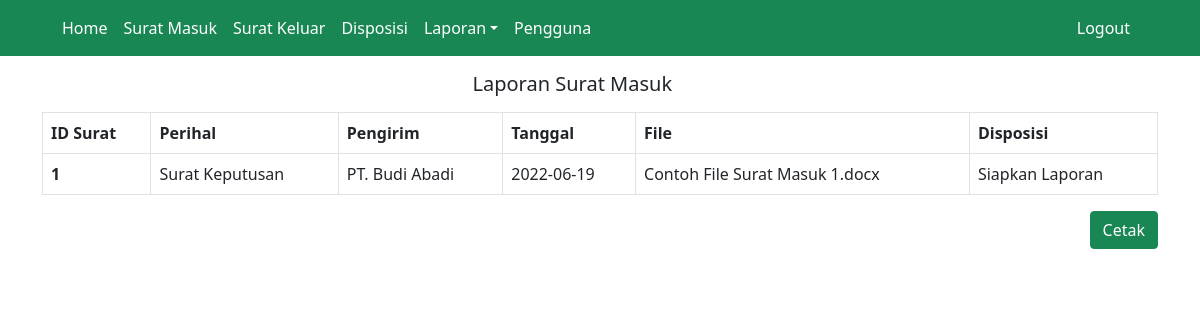
Screenshot of /master/laporan_surat_masuk.php with the database file from the repository.
### tables this page shows
CREATE TABLE `disposisi` (
  `idDisposisi` int(11) NOT NULL,
  `sifatDisposisi` varchar(15) DEFAULT NULL,
  `tanggalDisposisi` date DEFAULT NULL,
  `tujuanDisposisi` varchar(30) DEFAULT NULL,
  `keteranganDisposisi` varchar(100) DEFAULT NULL,
  `idSuratMasuk` int(11) NOT NULL
);

CREATE TABLE `surat_masuk` (
  `idSuratMasuk` int(11) NOT NULL,
  `perihalSuratMasuk` varchar(30) NOT NULL,
  `asalSuratMasuk` varchar(30) NOT NULL,
  `tanggalSuratMasuk` date NOT NULL,
  `fileSuratMasuk` varchar(100) NOT NULL
);

### master/laporan_surat_masuk.php (the view, shortened to what this page needs)
<?php
include('../koneksi.php');
$query = "SELECT surat_masuk.idSuratMasuk, perihalSuratMasuk, asalSuratMasuk, tanggalSuratMasuk, fileSuratMasuk, tujuanDisposisi FROM surat_masuk, disposisi WHERE surat_masuk.idSuratMasuk = disposisi.idSuratMasuk ORDER BY surat_masuk.idSuratMasuk";
$result = mysqli_query($conn,$query);
?>
<!DOCTYPE html>
<html>
<head>
	<link rel="stylesheet" href="../css/bootstrap.min.css">
</head>
<body>
	<nav class="navbar navbar-expand-lg navbar-light bg-success">
		<div class="container">
			<div class="container-fluid">
			    <div class="collapse navbar-collapse" id="navbarSupportedContent">
			      <ul class="navbar-nav me-auto mb-2 mb-lg-0">
			        <li class="nav-item">
			          <a class="nav-link text-white" href="home.php">Home</a>
			        </li>
			        <li class="nav-item">
			          <a class="nav-link text-white" href="get_surat_masuk.php">Surat Masuk</a>
			        </li>
			        <li class="nav-item">
			          <a class="nav-link text-white" href="get_surat_keluar.php">Surat Keluar</a>
			        </li>
			        <li class="nav-item">
			          <a class="nav-link text-white" href="get_disposisi.php">Disposisi</a>
			        </li>
			        <li class="nav-item dropdown">
			          <a class="nav-link dropdown-toggle text-white" href="#" id="navbarDropdown" role="button" data-bs-toggle="dropdown" aria-expanded="false">Laporan</a>
			        </li>
			        <li class="nav-item">
			          <a class="nav-link text-white" href="get_pengguna.php">Pengguna</a>
			        </li>
			      </ul>
			      <a class="nav-link text-white" href="../index.php">Logout</a>
			    </div>
			</div>
		</div>
	</nav>
	<div class="container mt-3">
		<div class="container mb-2">
			<div class="row justify-content-center">
				<div class="col-3">
			      <label><h5>Laporan Surat Masuk</h5></label>
			    </div>
			</div>
		</div>
		<table class="table table-bordered">
		  <thead>
		    <tr>
		      <th scope="col">ID Surat</th>
		      <th scope="col">Perihal</th>
		      <th scope="col">Pengirim</th>
		      <th scope="col">Tanggal</th>
		      <th scope="col">File</th>
		      <th scope="col">Disposisi</th>
		    </tr>
		  </thead>
		  <tbody>
		  	<?php while($data = mysqli_fetch_array($result)) { ?>
			    <tr>
			      <th scope="row"><?= $data['idSuratMasuk'] ?></th>
			      <td><?= $data['perihalSuratMasuk'] ?></td>
			      <td><?= $data['asalSuratMasuk'] ?></td>
			      <td><?= $data['tanggalSuratMasuk'] ?></td>
			      <td><?= $data['fileSuratMasuk'] ?></td>
			      <td><?= $data['tujuanDisposisi'] ?></td>
			    </tr>
			<?php } ?>
		  </tbody>
		</table>
	</div>
	<div class="container d-flex justify-content-end">
		<button type="button" onclick="window.print()" class="btn btn-success">Cetak</button>
	</div>
</body>
</html>

### rows the page displays
disposisi: idSuratMasuk.idSuratMasuk "1", idSuratMasuk.perihalSuratMasuk "Surat Keputusan", idSuratMasuk.asalSuratMasuk "PT. Budi Abadi", idSuratMasuk.tanggalSuratMasuk "2022-06-19", idSuratMasuk.fileSuratMasuk "Contoh File Surat Masuk 1.docx", tujuanDisposisi "Siapkan Laporan"
